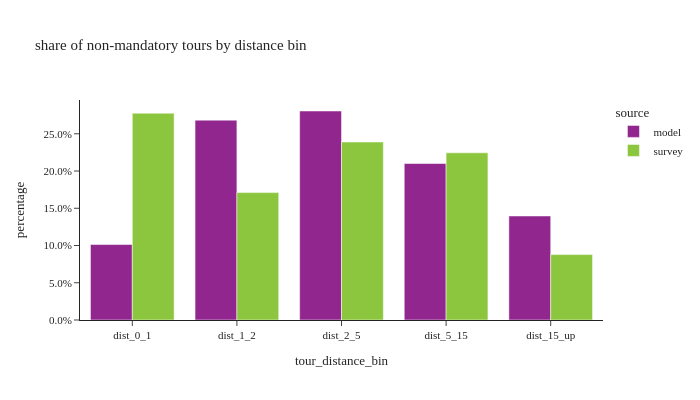

The notebook cell saved with this chart:
### Code cell
util.plot_share_barchart(non_m_tour_data, 'tour_weight', 'tour_distance_bin', title="share of non-mandatory tours by distance bin")

### Figure 1 — Plotly figure (JSON) as saved in the notebook; plotly's stock layout.template omitted (floating-point values rounded to 4 significant figures)
{"data": [{"alignmentgroup": "True", "customdata": [[287465], [761164], [796012], [596003], [396181]], "hovertemplate": "source=model<br>tour_distance_bin=%{x}<br>percentage=%{y}<br>sample_size=%{customdata[0]}<extra></extra>", "legendgroup": "model", "marker": {"color": "#91268F", "pattern": {"shape": ""}}, "name": "model", "offsetgroup": "model", "orientation": "v", "showlegend": true, "textposition": "auto", "type": "bar", "x": ["dist_0_1", "dist_1_2", "dist_2_5", "dist_5_15", "dist_15_up"], "xaxis": "x", "y": [0.1013, 0.2683, 0.2806, 0.2101, 0.1397], "yaxis": "y"}, {"alignmentgroup": "True", "customdata": [[1034], [637], [890], [836], [327]], "hovertemplate": "source=survey<br>tour_distance_bin=%{x}<br>percentage=%{y}<br>sample_size=%{customdata[0]}<extra></extra>", "legendgroup": "survey", "marker": {"color": "#8CC63E", "pattern": {"shape": ""}}, "name": "survey", "offsetgroup": "survey", "orientation": "v", "showlegend": true, "textposition": "auto", "type": "bar", "x": ["dist_0_1", "dist_1_2", "dist_2_5", "dist_5_15", "dist_15_up"], "xaxis": "x", "y": [0.2777, 0.1711, 0.239, 0.2245, 0.08781], "yaxis": "y"}], "layout": {"barmode": "group", "height": 400, "legend": {"title": {"text": "source"}, "tracegroupgap": 0}, "title": {"text": "share of non-mandatory tours by distance bin"}, "width": 700, "xaxis": {"anchor": "y", "domain": [0.0, 1.0], "title": {"text": "tour_distance_bin"}}, "yaxis": {"anchor": "x", "domain": [0.0, 1.0], "tickformat": ".1%", "title": {"text": "percentage"}}}}
